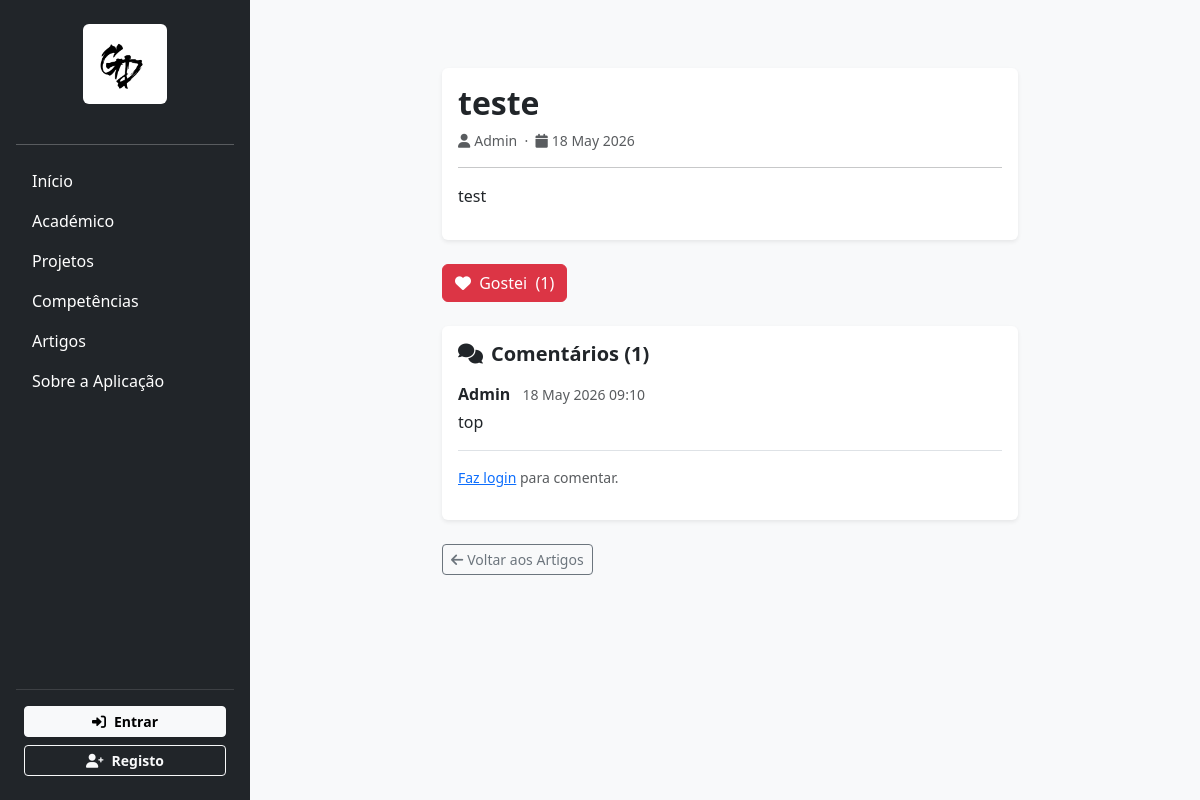
The app's page /artigos/1/ with its own data.
### artigos/models.py (models this page shows, shortened)
class Artigo(models.Model):
    titulo = models.CharField(max_length=200)
    texto = models.TextField()
    fotografia = models.ImageField(upload_to='artigos/', blank=True, null=True)
    link_externo = models.URLField(blank=True, null=True)
    data_criacao = models.DateTimeField(auto_now_add=True)
    autor = models.ForeignKey(User, on_delete=models.CASCADE, related_name='artigos')
    def total_likes(self):
        return self.likes.count()

class Comentario(models.Model):
    artigo = models.ForeignKey(Artigo, on_delete=models.CASCADE, related_name='comentarios')
    autor = models.ForeignKey(User, on_delete=models.CASCADE, related_name='comentarios')
    texto = models.TextField()
    data_criacao = models.DateTimeField(auto_now_add=True)

### artigos/views.py (the view)
# urls.py: path('<int:artigo_id>/', views.detalhe_artigo, name='detalhe_artigo'),
def detalhe_artigo(request, artigo_id):
    artigo = get_object_or_404(Artigo, id=artigo_id)
    comentarios = artigo.comentarios.all().order_by('-data_criacao')
    form_comentario = ComentarioForm()
    ip = request.META.get('REMOTE_ADDR')
    ja_deu_like = artigo.likes.filter(ip=ip).exists()
    return render(request, 'artigos/detalhe.html', {
        'artigo': artigo,
        'comentarios': comentarios,
        'form_comentario': form_comentario,
        'ja_deu_like': ja_deu_like,
    })

### artigos/templates/artigos/detalhe.html (shortened to what this page needs)
{% extends 'portfolio/layout.html' %}
{% block content %}
<div class="container mt-5">
    <div class="row justify-content-center">
        <div class="col-md-8">
            <div class="card border-0 shadow-sm mb-4">
                <div class="card-body">
                    <h2 class="fw-bold">{{ artigo.titulo }}</h2>
                    <p class="text-muted small">
                        <i class="fa-solid fa-user me-1"></i>{{ artigo.autor.username }}
                        &nbsp;·&nbsp;
                        <i class="fa-solid fa-calendar me-1"></i>{{ artigo.data_criacao|date:"d M Y" }}
                    </p>
                    <hr>
                    <p style="white-space: pre-line;">{{ artigo.texto }}</p>
                </div>
            </div>
            <div class="mb-4">
                <a href="{% url 'dar_like' artigo.id %}" class="btn {% if ja_deu_like %}btn-danger{% else %}btn-outline-danger{% endif %}">
                    <i class="fa-solid fa-heart me-1"></i>
                    {% if ja_deu_like %}Gostei{% else %}Gostar{% endif %}
                    &nbsp;({{ artigo.total_likes }})
                </a>
            </div>
            <div class="card border-0 shadow-sm mb-4">
                <div class="card-body">
                    <h5 class="fw-bold mb-3">
                        <i class="fa-solid fa-comments me-2"></i>Comentários ({{ comentarios.count }})
                    </h5>
                    {% for comentario in comentarios %}
                    <div class="border-bottom pb-3 mb-3">
                        <strong>{{ comentario.autor.username }}</strong>
                        <span class="text-muted small ms-2">{{ comentario.data_criacao|date:"d M Y H:i" }}</span>
                        <p class="mb-0 mt-1">{{ comentario.texto }}</p>
                    </div>
                    {% empty %}
                        <p class="text-muted">Ainda não há comentários. Sê o primeiro!</p>
                    {% endfor %}
                    {% if user.is_authenticated %}
                    <form method="POST" action="{% url 'adicionar_comentario' artigo.id %}" class="mt-3">
                        {% csrf_token %}
                        {{ form_comentario }}
                        <button type="submit" class="btn btn-dark btn-sm mt-2 fw-bold">
                            <i class="fa-solid fa-paper-plane me-1"></i>Comentar
                        </button>
                    </form>
                    {% else %}
                    <p class="text-muted small mt-3">
                        <a href="{% url 'login' %}">Faz login</a> para comentar.
                    </p>
                    {% endif %}
                </div>
            </div>
            <a href="{% url 'lista_artigos' %}" class="btn btn-outline-secondary btn-sm">
                <i class="fa-solid fa-arrow-left me-1"></i>Voltar aos Artigos
            </a>
        </div>
    </div>
</div>
{% endblock %}

### portfolio/templates/portfolio/layout.html (style rules this page uses)
body { background-color: #f8f9fa; }

### records on screen
Artigo: titulo "teste", autor.username "Admin", data_criacao "18 May 2026", texto "test", total_likes "1"
Comentario: autor.username "Admin", data_criacao "18 May 2026 09:10", texto "top"

### other values on screen
{{ comentarios.count }} "1"
